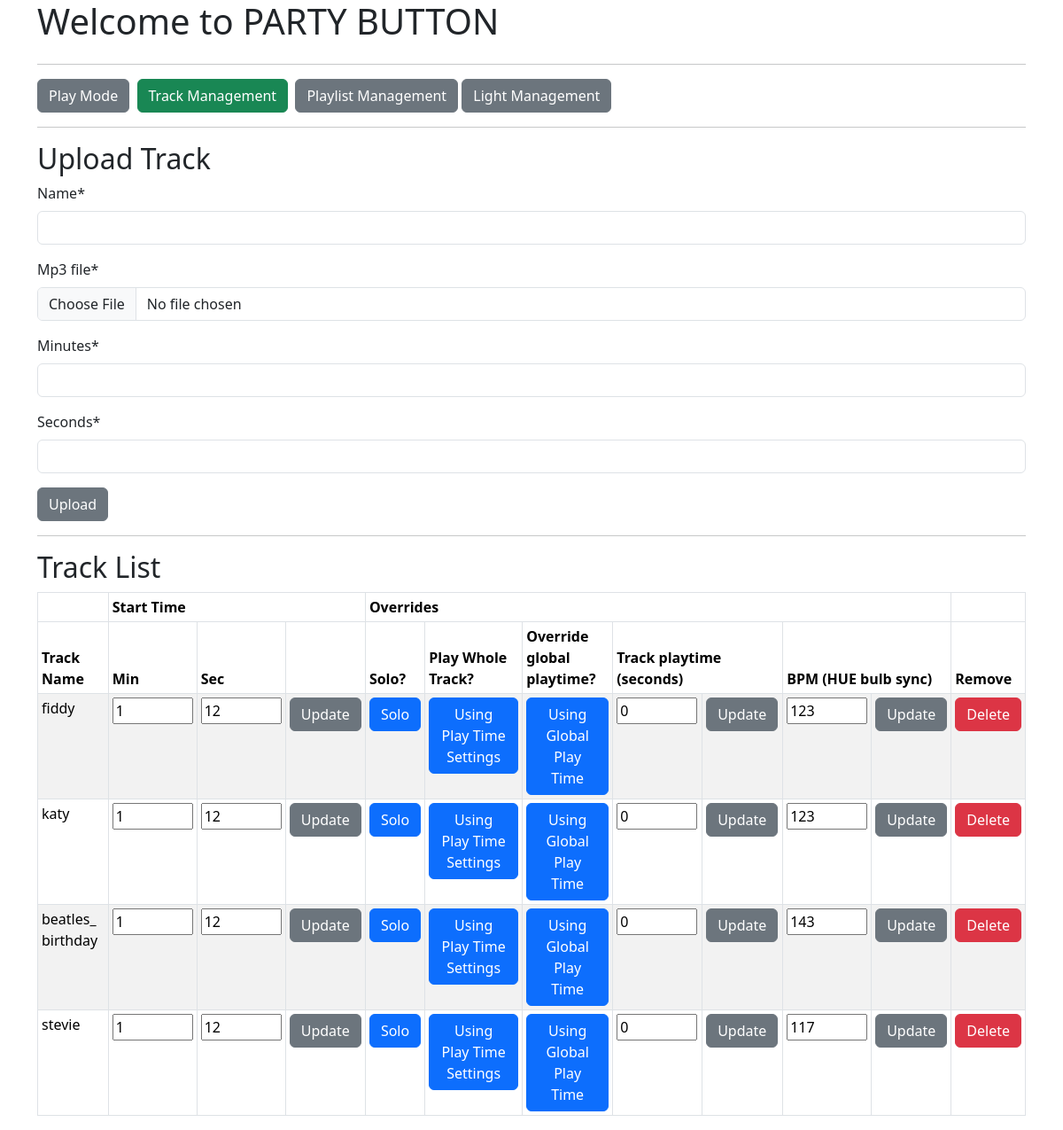
Before: /tracks/ with the older database file.
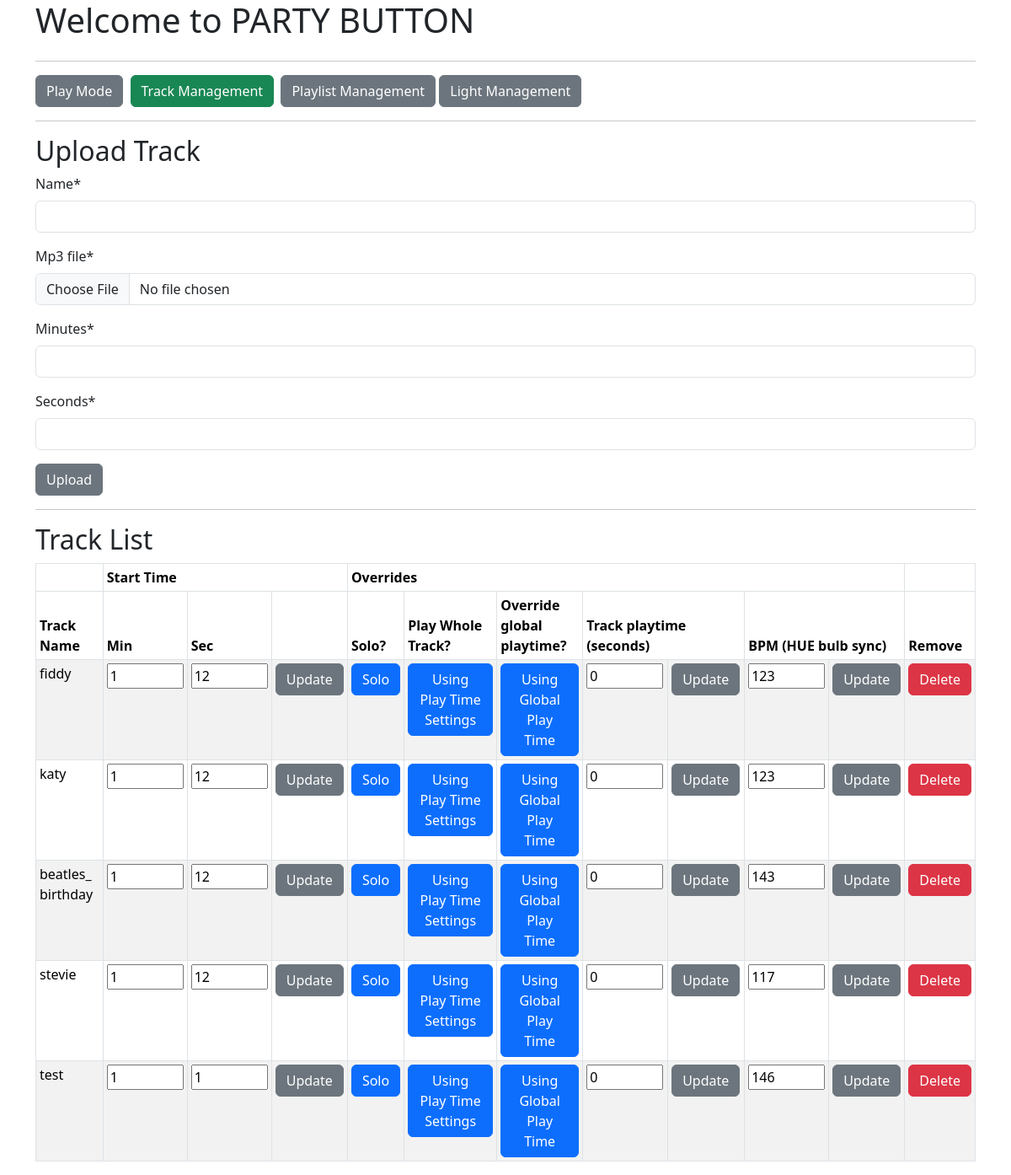
After: the same page with the newer database file.
### mp3_manager/models.py (models this page shows, shortened)
class Track(models.Model):
    name = models.CharField(max_length=200, blank=False, null=False)
    mp3_file = models.FileField(upload_to="uploads", blank=False, null=False)
    mp3_length = models.IntegerField(blank=True, null=True)
    minutes = models.IntegerField(blank=False, null=False, validators=[MinValueValidator(0),
                                                                       MaxValueValidator(600)])
    seconds = models.IntegerField(blank=False, null=False, validators=[MinValueValidator(0),
                                                                       MaxValueValidator(60)])
    solo = models.BooleanField(blank=False, null=False, default=False)
    play_full = models.BooleanField(blank=False, null=False,
                                    default=False)
    override_playtime = models.BooleanField(blank=False, null=False,
                                            default=False)
    playtime_seconds = models.IntegerField(blank=False, null=False,
                                           default=0,
                                           validators=[MinValueValidator(0),
                                                       MaxValueValidator(600)])
    bpm = models.IntegerField(blank=False, null=False,
                                           default=0,
                                           validators=[MinValueValidator(0),
                                                       MaxValueValidator(400)])
    playlists = models.ManyToManyField(Playlist)

### mp3_manager/views.py (the view, shortened to what this page needs)
# urls.py: path("tracks/", views.TrackManagement.as_view(), name="tracks"),
class TrackManagement(generic.ListView, FormMixin):
    form_class = TrackForm
    template_name = "mp3_manager/track.html"
    context_object_name = "tracks_list"
    model = Track
    def get(self, request):
        tracks_list = None
        print("Getting Track List")
        tracks_list = self.get_queryset()
        return render(request, self.template_name,
                      {"tracks_list": tracks_list,
                       "form": TrackForm(),
                       "trackplaytime": TrackPlaytimeForm(),
                       "trackbpmform": TrackBpmForm()})

### mp3_manager/form.py
class TrackForm(ModelForm):
    class Meta:
        model = Track
        fields = ["name", "mp3_file", "minutes", "seconds"]

class TrackPlaytimeForm(ModelForm):
    playtime_seconds = forms.IntegerField(
        label='',
    )
    class Meta:
        model = Track
        fields = ["playtime_seconds"]
        exclude = ["name", "mp3_file", "minutes", "seconds"]

### mp3_manager/templates/mp3_manager/track.html (shortened to what the changed rows need)
{% extends "./base.html" %}
{% load crispy_forms_tags %}
{% block content %}
<div class="row">
    <div class="col">
    <h2>Upload Track</h2>
    </div>
</div>
<div class="row">
    <div class="col">
    <h2>Track List</h2>
    {% if tracks_list %}
        <table class="table table-striped table-bordered table-sm" cellspacing="0" width="100%">
            <thead><tr><th></th><th colspan="3">Start Time</th><th colspan="7">Overrides</th><th></th></tr>
            <tr><th>Track Name</th><th>Min</th><th>Sec</th><th></th><th>Solo?</th><th>Play Whole Track?</th><th>Override global playtime?</th><th colspan="2">Track playtime (seconds)</th><th colspan="2">BPM (HUE bulb sync)</th><th>Remove</th></tr></thead>
            <tbody>
              {% for track in tracks_list %}
              <tr>
                  <td>{{ track.name }}</td>
                  <form id="trackstart_form_{{ track.pk }}" id="trackstart_update_{ track.pk }}" action={% url 'mp3_manager:tracks' %} method="post" enctype="multipart/form-data">
                  <td>
                    <input size="4" type="textarea" id="minutes" name="minutes" value={{ track.minutes }}>
                  </td>
                  <td>
                    <input size="4" type="textarea" id="seconds" name="seconds" value={{ track.seconds }}>
                  </td>
                  <td>
                    <input class="btn btn-secondary" type="submit" form="trackstart_form_{{ track.pk }}" value="Update" name="trackstart_update_{{ track.pk }}"></td>
                </form>
                  <td>
                      {% if track.solo == True %}
                        <a href="{% url 'mp3_manager:solo_track' pk=track.pk %}"><button type="button" class="btn btn-success">Solo</button></a>
                      {% else %}
                        <a href="{% url 'mp3_manager:solo_track' pk=track.pk %}"><button type="button" class="btn btn-primary">Solo</button></a>
                      {% endif %}
                  </td>
                  <td>
                    {% if track.play_full == True %}
                      <a href="{% url 'mp3_manager:play_full' pk=track.pk %}"><button type="button" class="btn btn-success">Using Whole Track</button></a>
                    {% else %}
                      <a href="{% url 'mp3_manager:play_full' pk=track.pk %}"><button type="button" class="btn btn-primary">Using Play Time Settings</button></a>
                    {% endif %}
                  </td>
                  <td>
                    {% if track.override_playtime == True %}
                      <a href="{% url 'mp3_manager:override' pk=track.pk %}"><button type="button" class="btn btn-success">Using Track's Playtime</button></a>
                    {% else %}
                      <a href="{% url 'mp3_manager:override' pk=track.pk %}"><button type="button" class="btn btn-primary">Using Global Play Time</button></a>
                    {% endif %}
                  </td>
                  <form id="trackplaytime_form_{{ track.pk }}" id="trackplaytime_update_{{ track.pk }}" action={% url 'mp3_manager:tracks' %} method="post" enctype="multipart/form-data">
                  <td>
                      <input size="4" type="textarea" id="playtime_seconds" name="playtime_seconds" value={{ track.playtime_seconds }}>
                  </td>
                  <td>
                      <input class="btn btn-secondary" type="submit" form="trackplaytime_form_{{ track.pk }}" value="Update" name="trackplaytime_update_{{ track.pk }}">
                  </td>
                  </form>
                  <form id="trackbpm_form_{{ track.pk }}" id="trackbpm_update_{{ track.pk }}" action={% url 'mp3_manager:tracks' %} method="post" enctype="multipart/form-data">
                  <td>
                      <input size="4" type="textarea" id="bpm" name="bpm" value={{ track.bpm }}>
                  </td>
                  <td>
                      <input class="btn btn-secondary" type="submit" form="trackbpm_form_{{ track.pk }}" value="Update" name="trackbpm_update_{{ track.pk }}">
                  </td>
                  </form>
                  <td><a href="{% url 'mp3_manager:delete_track' pk=track.pk %}"><button type="button" class="btn btn-danger">Delete</button></a></td></tr>
            {% endfor %}
            </tbody>
        </table>
    {% else %}
      <p><h2>No tracks available.</h2></p>
    {% endif %}
    </div>
</div>
{% endblock %}

Changed rows visible on the page:
added Track: name "test", minutes "1", seconds "1", solo "Solo", play_full "Using Play Time Settings", override_playtime "Using Global Play Time", playtime_seconds "0", bpm "146"
